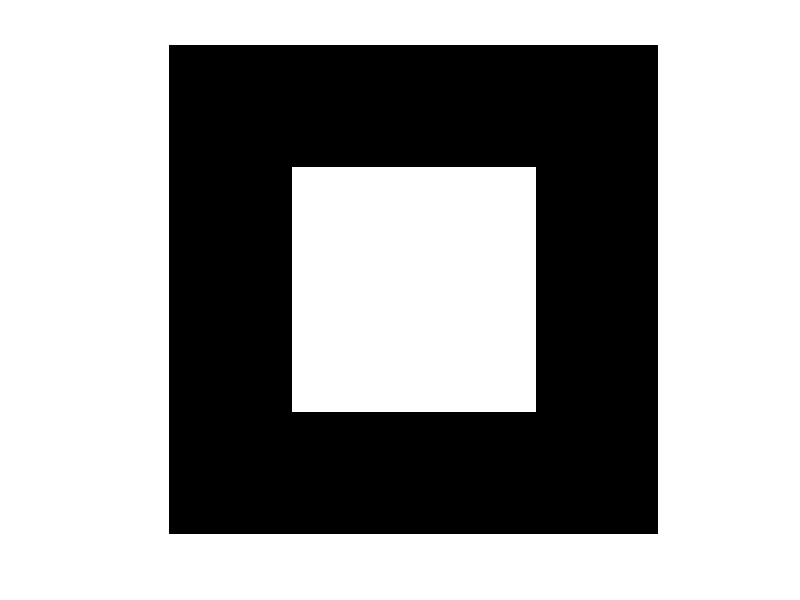
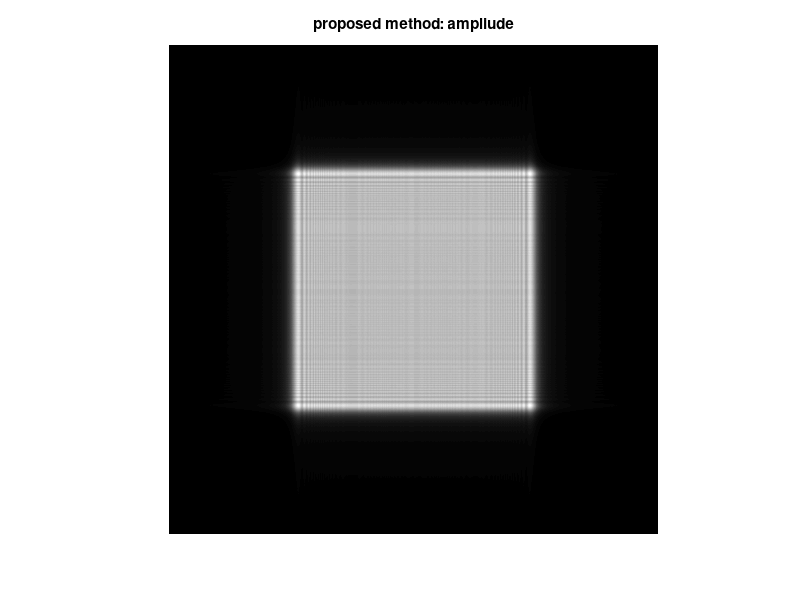
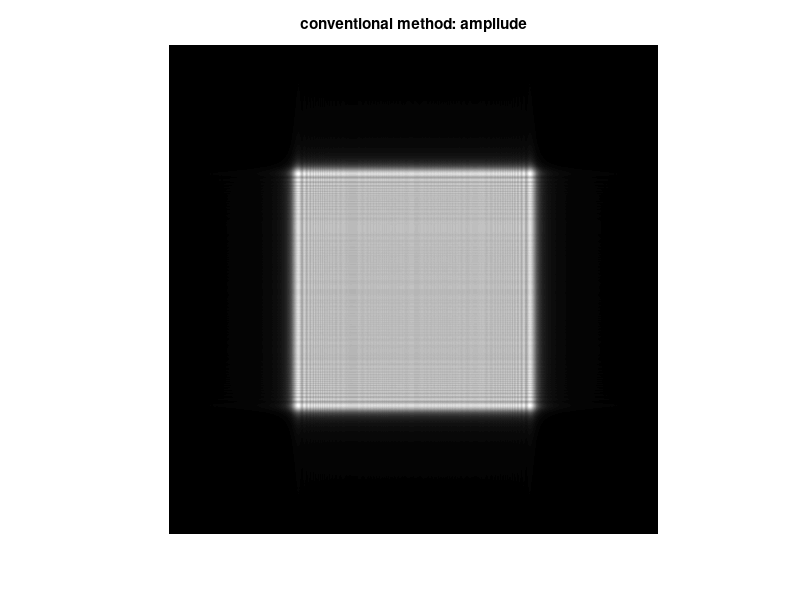

Write the MATLAB code that produced these figures, in order.
clc
clear all
close all

%% -----------------------------------------------
% This is a case of 2-D adaptive zero-padding ASM
%% -----------------------------------------------

%% input parameters
z = 8;                     % propagation distance/mm
n0 = 2000;                  % sampling number
pitch = 0.002;             % sampling interval/mm
lam = 500e-6;              % wavelength/mm
k = 2*pi/lam;
lb = n0*pitch;
xb = linspace(-lb/2,lb/2-lb/n0,n0)';

%% input field: rectangle aperture
t = zeros(n0,n0);
rr = 500;
t(n0/2-rr:n0/2+rr,n0/2-rr:n0/2+rr) = 1;
figure,imshow(t)

%% proposed adaptive zero padding ASM
N_p = round(lam*z/2/pitch^2/sqrt(1-(lam/2/pitch)^2));
if mod (N_p,2)==1
    N_p = N_p+1;
end

t_pad = padarray(t,[N_p/2,N_p/2]);
n = n0+N_p;
[fx,fy] = meshgrid(linspace(-1/2/pitch,1/2/pitch-1/n/pitch,n)',linspace(-1/2/pitch,1/2/pitch-1/n/pitch,n)');
H = exp(1i*k*z*sqrt(1-(lam*fx).^2-(lam*fy).^2));

tic
t_pad_FT = fftshift(fft2(fftshift(t_pad)));
t_pro = ifftshift(ifft2(ifftshift(t_pad_FT.*H)));
toc


L = n*pitch;
X = linspace(-L/2,L/2-L/n,n);
aa = t_pro(n/2-n0/2:n/2+n0/2-1,n/2-n0/2:n/2+n0/2-1);
figure,imshow(abs(aa),[])
title('proposed method: ampliude')

%% conventional ASM

N_c = n0;
tc_pad = padarray(t,[N_c/2,N_c/2]);

nc = n0+N_c;
[fxc,fyc] = meshgrid(linspace(-1/2/pitch,1/2/pitch-1/nc/pitch,nc),linspace(-1/2/pitch,1/2/pitch-1/nc/pitch,nc));
Hc = exp(1i*k*z*sqrt(1-(lam*fxc).^2-(lam*fyc).^2));

tic
tc_pad_FT = fftshift(fft2(fftshift(tc_pad)));
t_con = ifftshift(ifft2(ifftshift(tc_pad_FT.*Hc)));
toc

Lc = nc*pitch;
Xc = linspace(-Lc/2,Lc/2-Lc/nc,nc);
bb = t_con(nc/2-n0/2:nc/2+n0/2-1,nc/2-n0/2:nc/2+n0/2-1);
figure,imshow(abs(bb),[])
title('conventional method: ampliude')


corr2(abs(aa),abs(bb))
corr2(angle(aa),angle(bb))




